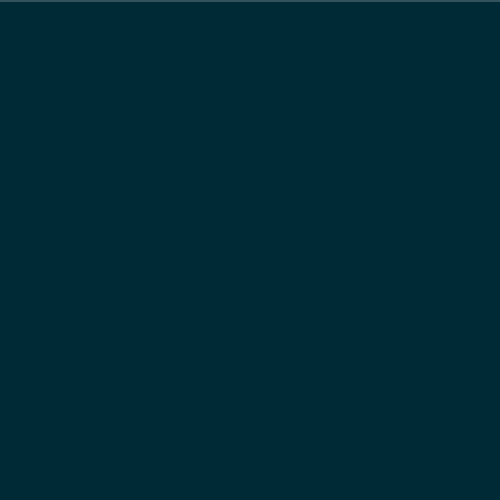
Frame 1 (no input)
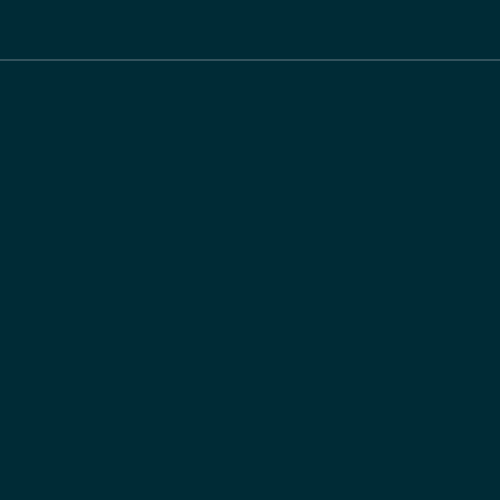
Frame 60 (no input)
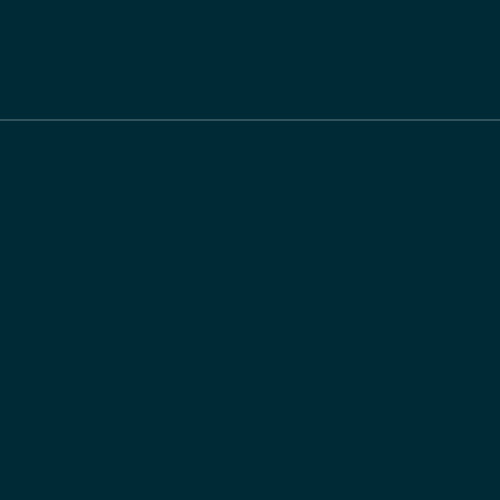
Frame 120 (the mouse pressed at the canvas centre since frame 60)

The p5.js sketch that drew these frames (run headless with seeded random() and noise() and a simulated clock; from frame 60 on, the mouse is pressed at the canvas centre):

// p5.js sketch
// ── sketch.js
function setup() {
  createCanvas(500,500);
  background(0,43,54);
  stroke(101,123,131);
}
function draw() {
  let y = frameCount % height;
  background(0,43,54);
  line(0, y, width, y);
}
